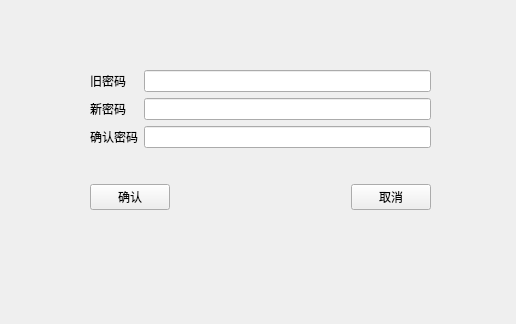
<?xml version="1.0" encoding="UTF-8"?>
<ui version="4.0">
 <class>ChangePasswordWidget</class>
 <widget class="QWidget" name="ChangePasswordWidget">
  <property name="geometry">
   <rect>
    <x>0</x>
    <y>0</y>
    <width>516</width>
    <height>324</height>
   </rect>
  </property>
  <property name="windowTitle">
   <string>Form</string>
  </property>
  <widget class="QWidget" name="layoutWidget">
   <property name="geometry">
    <rect>
     <x>90</x>
     <y>40</y>
     <width>341</width>
     <height>201</height>
    </rect>
   </property>
   <layout class="QVBoxLayout" name="verticalLayout" stretch="3,1">
    <item>
     <layout class="QGridLayout" name="gridLayout">
      <item row="0" column="0">
       <widget class="QLabel" name="label">
        <property name="text">
         <string>旧密码</string>
        </property>
       </widget>
      </item>
      <item row="0" column="1">
       <widget class="QLineEdit" name="le_oldPassword">
        <property name="echoMode">
         <enum>QLineEdit::Password</enum>
        </property>
       </widget>
      </item>
      <item row="1" column="0">
       <widget class="QLabel" name="label_2">
        <property name="text">
         <string>新密码</string>
        </property>
       </widget>
      </item>
      <item row="1" column="1">
       <widget class="QLineEdit" name="le_newPassword">
        <property name="echoMode">
         <enum>QLineEdit::Password</enum>
        </property>
       </widget>
      </item>
      <item row="2" column="0">
       <widget class="QLabel" name="label_3">
        <property name="text">
         <string>确认密码</string>
        </property>
       </widget>
      </item>
      <item row="2" column="1">
       <widget class="QLineEdit" name="le_confirmPassword">
        <property name="echoMode">
         <enum>QLineEdit::Password</enum>
        </property>
       </widget>
      </item>
     </layout>
    </item>
    <item>
     <layout class="QHBoxLayout" name="horizontalLayout">
      <item>
       <widget class="QPushButton" name="pb_save">
        <property name="text">
         <string>确认</string>
        </property>
       </widget>
      </item>
      <item>
       <spacer name="horizontalSpacer">
        <property name="orientation">
         <enum>Qt::Horizontal</enum>
        </property>
        <property name="sizeHint" stdset="0">
         <size>
          <width>40</width>
          <height>20</height>
         </size>
        </property>
       </spacer>
      </item>
      <item>
       <widget class="QPushButton" name="pb_cancel">
        <property name="text">
         <string>取消</string>
        </property>
       </widget>
      </item>
     </layout>
    </item>
   </layout>
  </widget>
 </widget>
 <resources/>
 <connections/>
</ui>
